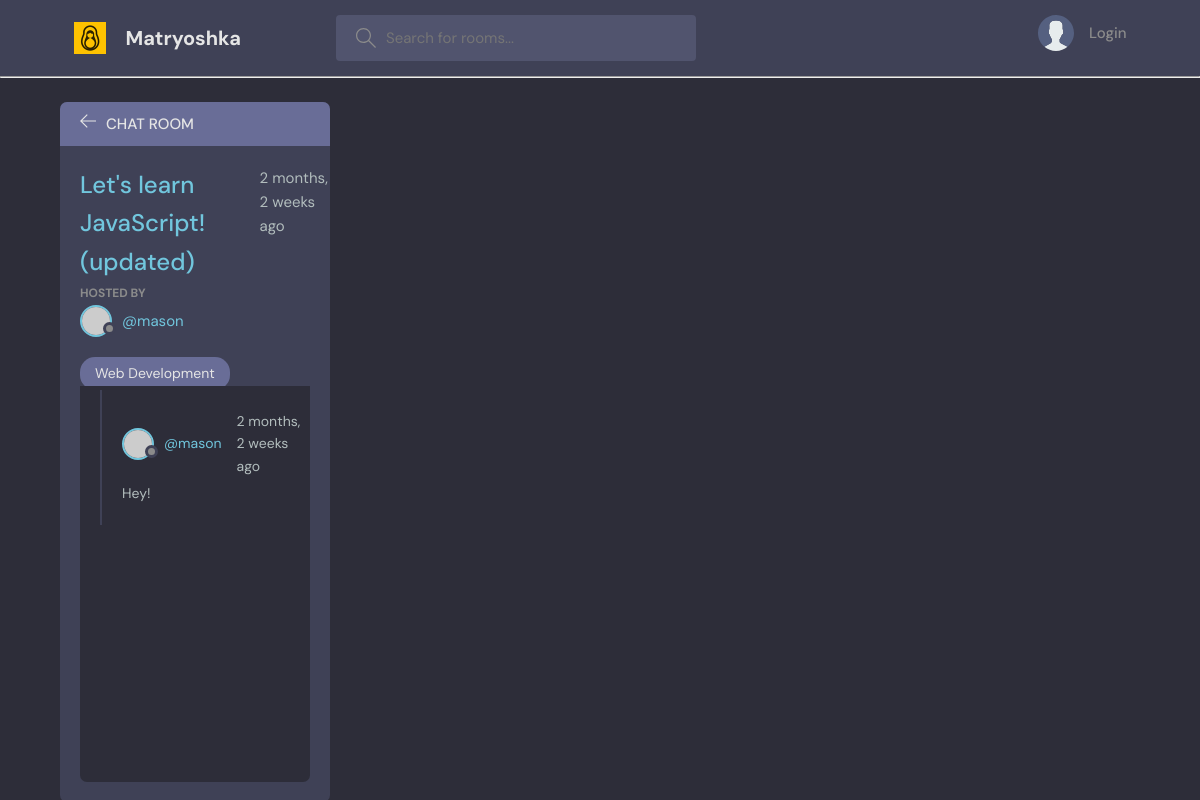
Page /room/2/ on the committed database.
### base/models.py (models this page shows, shortened)
class Room(models.Model):
    host = models.ForeignKey(User, on_delete=models.SET_NULL, null=True)
    topic = models.ForeignKey(Topic, on_delete=models.SET_NULL, null=True)
    name = models.CharField(max_length=900)
    description = models.TextField(null=True, blank=True)
    participants = models.ManyToManyField(User, related_name="participants", blank=True)
    updated = models.DateTimeField(auto_now=True)
    created = models.DateTimeField(auto_now_add=True)
    class Meta:
        ordering = ["-updated", "-created"]

class Topic(models.Model):
    name = models.CharField(max_length=200)
    def __str__(self):
        return self.name

class Message(models.Model):
    room = models.ForeignKey(Room, on_delete=models.CASCADE)
    user = models.ForeignKey(User, on_delete=models.CASCADE)
    body = models.TextField()
    updated = models.DateTimeField(auto_now=True)
    created = models.DateTimeField(auto_now_add=True)
    class Meta:
        ordering = ["-updated", "-created"]

### base/views.py (the view)
# urls.py: path("room/<str:room_id>/", views.room, name="room-url"),
def room(request: HttpRequest, room_id: int) -> HttpResponse:
    room = Room.objects.get(id=room_id)
    room_messages = room.message_set.all()
    participants = room.participants.all()
    if request.method == "POST":
        message = Message.objects.create(
            room=room, user=request.user, body=request.POST.get("body")
        )
        room.participants.add(request.user)
        return redirect("room-url", room_id=room_id)
    return render(
        request,
        "base/room.html",
        {"room": room, "room_messages": room_messages, "participants": participants},
    )

### base/templates/base/room.html (shortened to what this page needs)
{% extends "main.html" %}
{% load static %}
{% block content %}
    <main class="profile-page layout layout--2">
        <div class="container">
            <div class="room">
                <div class="room__top">
                    <div class="room__topLeft">
                        <a href="{% url 'home' %}">
                            <svg xmlns="http://www.w3.org/2000/svg" width="32" height="32" viewBox="0 0 32 32">
                                <title>arrow-left</title>
                                <path
                                        d="M13.723 2.286l-13.723 13.714 13.719 13.714 1.616-1.611-10.96-10.96h27.625v-2.286h-27.625l10.965-10.965-1.616-1.607z"
                                ></path>
                            </svg>
                        </a>
                        <h3>Chat Room</h3>
                    </div>
                </div>
                <div class="room__box scroll">
                    <div class="room__header scroll">
                        <div class="room__info">
                            <h3>{{ room.name }}</h3>
                            <span>{{ room.created|timesince }} ago</span>
                        </div>
                        <div class="room__hosted">
                            <p>Hosted By</p>
                            <a href="{% url 'user-profile' room.host.id %}" class="room__author">
                                <div class="avatar avatar--small">
                                    <img src="https://randomuser.me/api/portraits/men/37.jpg" alt=""/>
                                </div>
                                <span>@{{ room.host }}</span>
                            </a>
                        </div>
                        <span class="room__topics">{{ room.topic }}</span>
                    </div>
                    <div class="room__conversation">
                        <div class="threads scroll">
                            {% for message in room_messages %}
                                <div class="thread">
                                    <div class="thread__top">
                                        <div class="thread__author">
                                            <a href="{% url 'user-profile' message.user.id %}"
                                               class="thread__authorInfo">
                                                <div class="avatar avatar--small">
                                                    <img src="https://randomuser.me/api/portraits/men/37.jpg" alt=""/>
                                                </div>
                                                <span>@{{ message.user }}</span>
                                            </a>
                                            <span class="thread__date">{{ message.created|timesince }} ago</span>
                                        </div>
                                    </div>
                                    <div class="thread__details">
                                        {{ message.body }}
                                    </div>
                                </div>
                            {% endfor %}
                        </div>
                    </div>
                </div>
        </div>
    </main>
{% endblock %}

### static/styles/style.css (style rules this page uses)
:root { --color-main: #71c6dd; --color-main-light: #e1f6fb; --color-dark: #3f4156; --color-dark-medium: #51546e; --color-dark-light: #696d97; --color-light: #e5e5e5; --color-gray: #8b8b8b; --color-light-gray: #b2bdbd; --color-bg: #2d2d39; --color-success: #5dd693; --color-error: #fc4b0b; }
* { font-family: "DM Sans", -apple-system, BlinkMacSystemFont, "Segoe UI", Roboto, Oxygen, Ubuntu, Cantarell, "Open Sans", "Helvetica Neue", sans-serif; margin: 0; padding: 0; box-sizing: border-box; text-rendering: optimizeLegibility; font-size: inherit; }
html { font-size: 56.25%; }
@media only screen and (min-width: 1200px) { html { font-size: 62.5%; } }
body { line-height: 1.6; font-weight: 400; font-size: 1.5rem; color: var(--color-light-gray); background-color: var(--color-bg); min-height: 100vh; }
img { width: 100%; }
a { display: inline-block; color: var(--color-main); text-decoration: none; }
.container { max-width: 120rem; width: 90%; margin: auto; }
.avatar { position: relative; display: inline-block; border-radius: 50%; border: 2px solid var(--color-main); }
.avatar img { display: block; border-radius: 50%; object-fit: cover; object-position: center; }
.avatar::after { content: ""; display: block; position: absolute; background-color: var(--color-gray); z-index: 111; border-radius: 50%; border: 0.3rem solid var(--color-dark); }
.avatar.avatar--small img { width: 2.8rem; height: 2.8rem; }
.avatar.avatar--small:after { width: 0.7rem; height: 0.7rem; bottom: 0px; right: -6px; }
.layout { margin-top: 2.4rem; }
.layout > .container { display: flex; justify-content: space-between; align-items: flex-start; }
.layout--2 > .container > div:first-child { flex-basis: 72%; }
.layout--2 > .container > div:last-child { flex-basis: 25%; }
.room, .participants { background: var(--color-dark); max-height: 87.5vh; border-radius: 0.7rem; overflow: hidden; position: relative; }
.room__top, .participants__top { background: var(--color-dark-light); display: flex; justify-content: space-between; align-items: center; padding: 1rem 2rem; position: relative; }
.room__top svg, .thread__top svg { width: 1.6rem; height: 1.6rem; fill: var(--color-light); cursor: pointer; }
.room__topLeft { display: flex; align-items: flex-end; gap: 1rem; }
.room__topLeft h3, .participants__top { text-transform: uppercase; font-weight: 500; color: var(--color-light); }
.room__topLeft svg { width: 1.6rem; height: 1.6rem; fill: var(--color-light); }
.room__header { max-height: 30vh; overflow-y: auto; position: absolute; width: 95%; background: var(--color-dark); z-index: 999; top: 4.4rem; padding-top: 2rem; padding-bottom: 1rem; }
.room__box { padding-left: 2rem; padding-right: 2rem; height: 80.5vh; padding-bottom: 0; }
.room__info { display: flex; justify-content: space-between; }
.room__info h3 { font-size: 2.4rem; font-weight: 500; color: var(--color-main); }
.room__hosted p { text-transform: uppercase; color: var(--color-gray); font-size: 1.2rem; font-weight: 700; line-height: 2; }
.room__author { display: flex; gap: 1rem; align-items: center; margin-bottom: 1rem; transition: all 0.3s ease-in-out; }
.room__topics { padding: 0.5rem 1.5rem; background: var(--color-dark-light); color: var(--color-light); display: inline-block; font-size: 1.4rem; border-radius: 1.5rem; margin: 1rem 0; }
.room__conversation { margin-top: 1rem; margin-bottom: 4rem; height: 64%; }
.threads { background: var(--color-bg); border-radius: 0.7rem; overflow-y: auto; height: 100%; margin-top: 28vh; padding: 0 2rem 4rem 2rem; }
.thread { border-left: 2px solid var(--color-dark); padding-left: 1rem; margin: 2rem 0; padding: 2rem; }
.thread__top { display: flex; align-items: center; justify-content: space-between; }
.thread__author { display: flex; align-items: center; gap: 1.5rem; font-size: 1.4rem; }
.thread__authorInfo { display: flex; align-items: center; gap: 1rem; }
.thread__details { font-size: 1.4rem; margin-top: 0.5rem; }

### rows in the picture
Room: name "Let's learn JavaScript! (updated)", created "2 months, 2 weeks", host "mason", topic "Web Development"
Message: user "mason", created "2 months, 2 weeks", body "Hey!"
